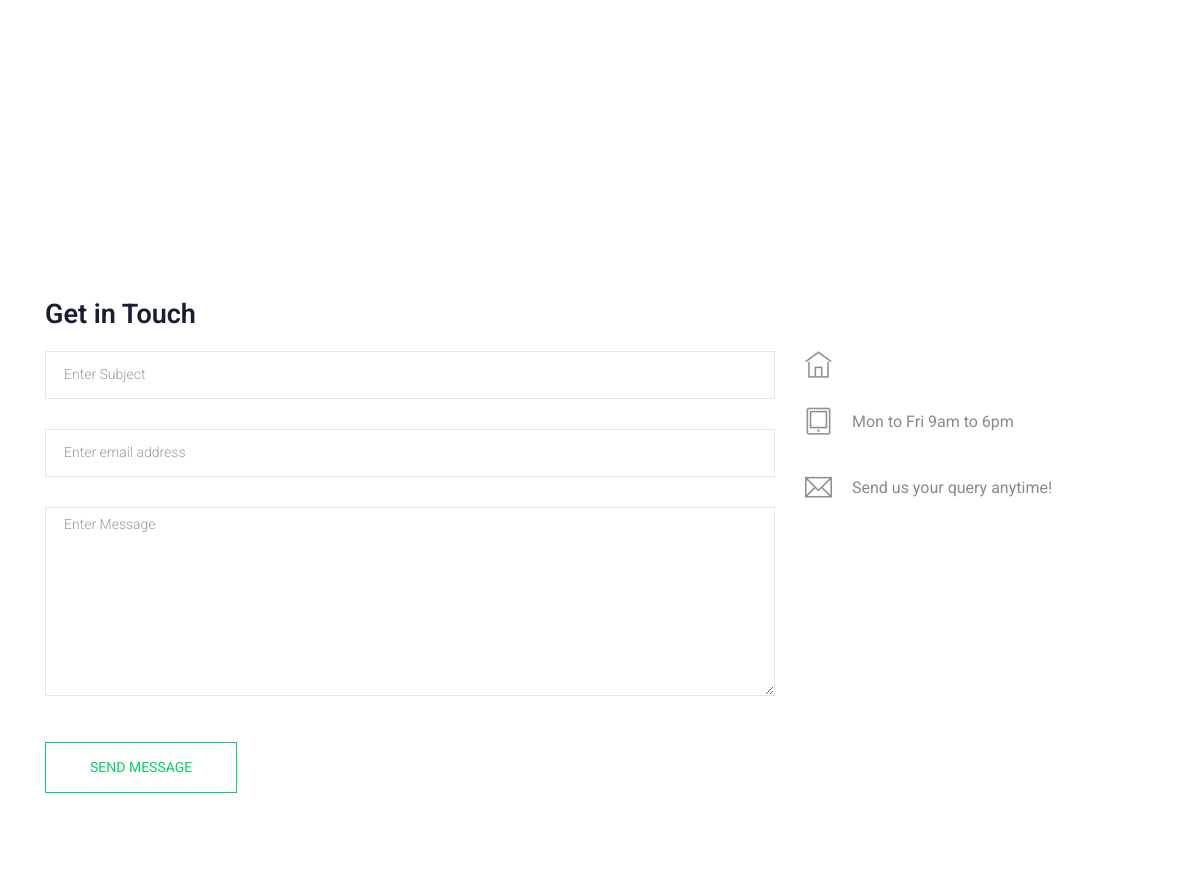
The app's page /contact/ (middle part), older data.
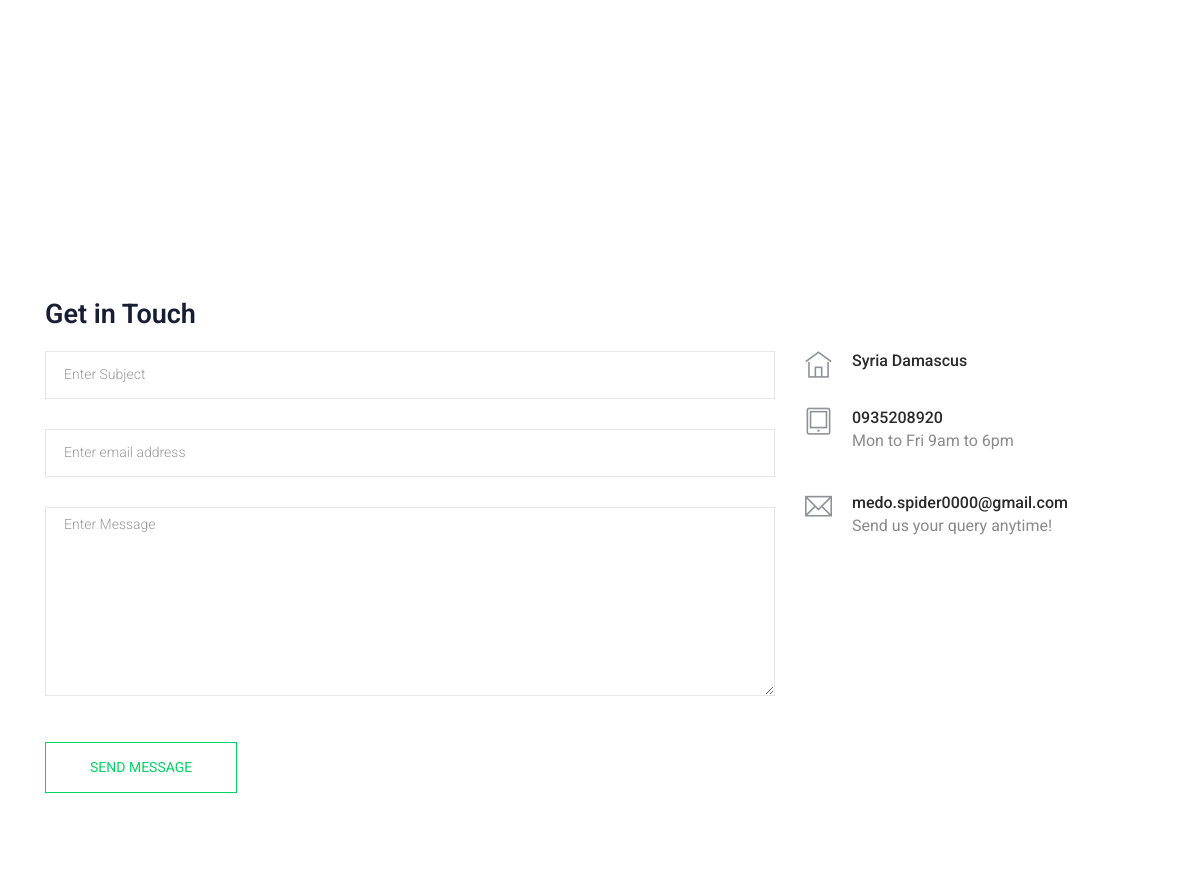
The same page, newer data.
### contact/models.py (models this page shows)
class info(models.Model):
    place = models.CharField(max_length=50,blank=True,null=True)
    phone_number = models.CharField(max_length=20,blank=True,null=True)
    email = models.EmailField(max_length=254,blank=True,null=True)

### contact/views.py (the view, shortened to what this page needs)
# urls.py: path('',views.send_message,name="contact"),
def send_message(request):
    myinfo = info.objects.first()
    return render(request,'contact/contact.html',{'myinfo':myinfo})

### contact/templates/contact/contact.html (shortened to what this page needs)
{% extends 'base.html' %}
{% block body %}
<section class="contact-section section_padding">
<div class="container">
    <div class="d-none d-sm-block mb-5 pb-4">
    <div id="map" style="height: 480px;"></div>
    </div>
    <div class="row">
    <div class="col-12">
        <h2 class="contact-title">Get in Touch</h2>
    </div>
    <div class="col-lg-8">
        <form class="form-contact contact_form" method="post">
            <div class="row">
                <div class="col-12">
                    <div class="form-group">
                        <input class="form-control" name="subject" id="subject" type="text" onfocus="this.placeholder = ''" onblur="this.placeholder = 'Enter Subject'" placeholder = 'Enter Subject'>
                    </div>
                </div>
                <div class="col-sm-12">
                    <div class="form-group">
                        <input class="form-control" name="email" id="email" type="email" onfocus="this.placeholder = ''" onblur="this.placeholder = 'Enter email address'" placeholder = 'Enter email address'>
                    </div>
                </div>
                <div class="col-12">
                    <div class="form-group">
                        <textarea class="form-control w-100" name="message" id="message" cols="30" rows="9" onfocus="this.placeholder = ''" onblur="this.placeholder = 'Enter Message'" placeholder = 'Enter Message'></textarea>
                    </div>
                </div>
            </div>
            <div class="form-group mt-3">
                <button type="submit" class="button button-contactForm btn_4 boxed-btn">Send Message</button>
            </div>
        </form>
    </div>
    <div class="col-lg-4">
        <div class="media contact-info">
        <span class="contact-info__icon"><i class="ti-home"></i></span>
        <div class="media-body">
            <h3>{{myinfo.place}}</h3>
        </div>
        </div>
        <div class="media contact-info">
        <span class="contact-info__icon"><i class="ti-tablet"></i></span>
        <div class="media-body">
            <h3>{{myinfo.phone_number}}</h3>
            <p>Mon to Fri 9am to 6pm</p>
        </div>
        </div>
        <div class="media contact-info">
        <span class="contact-info__icon"><i class="ti-email"></i></span>
        <div class="media-body">
            <h3>{{myinfo.email}}</h3>
            <p>Send us your query anytime!</p>
        </div>
        </div>
    </div>
    </div>
</div>
</section>
{% endblock body %}

Row changes from the older to the newer data that the page shows:
added info: place "Syria Damascus", phone_number "0935208920", email "medo.spider0000@gmail.com"
